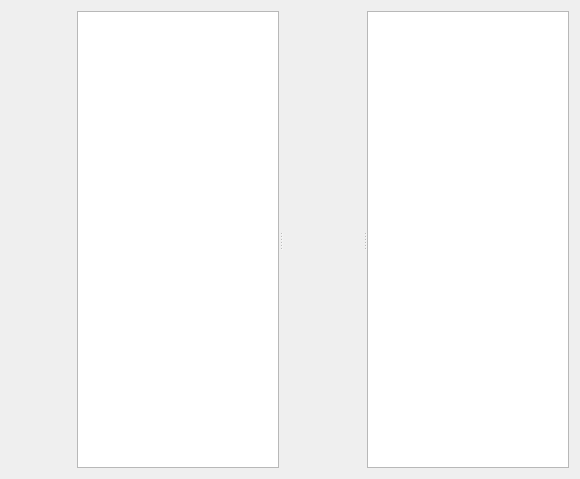
<?xml version="1.0" encoding="UTF-8"?>
<ui version="4.0">
 <class>DiffWIdget</class>
 <widget class="QWidget" name="DiffWIdget">
  <property name="geometry">
   <rect>
    <x>0</x>
    <y>0</y>
    <width>580</width>
    <height>479</height>
   </rect>
  </property>
  <layout class="QHBoxLayout" name="horizontalLayout">
   <item>
    <widget class="SegmentsScrollBar" name="widgetSegmentsScrollBar" native="true">
     <property name="sizePolicy">
      <sizepolicy hsizetype="Fixed" vsizetype="Preferred">
       <horstretch>0</horstretch>
       <verstretch>0</verstretch>
      </sizepolicy>
     </property>
     <property name="minimumSize">
      <size>
       <width>60</width>
       <height>0</height>
      </size>
     </property>
     <property name="maximumSize">
      <size>
       <width>60</width>
       <height>16777215</height>
      </size>
     </property>
    </widget>
   </item>
   <item>
    <widget class="QSplitter" name="splitter">
     <property name="orientation">
      <enum>Qt::Horizontal</enum>
     </property>
     <property name="childrenCollapsible">
      <bool>false</bool>
     </property>
     <widget class="CodeEditor" name="leftCodeEditor">
      <property name="contextMenuPolicy">
       <enum>Qt::CustomContextMenu</enum>
      </property>
      <property name="lineWrapMode">
       <enum>QPlainTextEdit::NoWrap</enum>
      </property>
      <property name="readOnly">
       <bool>true</bool>
      </property>
     </widget>
     <widget class="SegmentConnector" name="segmentConnector" native="true">
      <property name="minimumSize">
       <size>
        <width>80</width>
        <height>0</height>
       </size>
      </property>
      <property name="maximumSize">
       <size>
        <width>80</width>
        <height>16777215</height>
       </size>
      </property>
     </widget>
     <widget class="CodeEditor" name="rightCodeEditor">
      <property name="contextMenuPolicy">
       <enum>Qt::CustomContextMenu</enum>
      </property>
      <property name="lineWrapMode">
       <enum>QPlainTextEdit::NoWrap</enum>
      </property>
      <property name="readOnly">
       <bool>true</bool>
      </property>
     </widget>
    </widget>
   </item>
  </layout>
 </widget>
 <customwidgets>
  <customwidget>
   <class>CodeEditor</class>
   <extends>QPlainTextEdit</extends>
   <header location="global">widgets/codeeditor.h</header>
  </customwidget>
  <customwidget>
   <class>SegmentConnector</class>
   <extends>QWidget</extends>
   <header>widgets/segmentconnector.h</header>
   <container>1</container>
  </customwidget>
  <customwidget>
   <class>SegmentsScrollBar</class>
   <extends>QWidget</extends>
   <header>widgets/segmentsscrollbar.h</header>
   <container>1</container>
  </customwidget>
 </customwidgets>
 <resources/>
 <connections/>
</ui>
